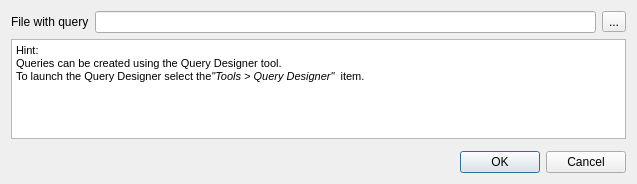
<?xml version="1.0" encoding="UTF-8"?>
<ui version="4.0">
 <class>QDDialog</class>
 <widget class="QDialog" name="QDDialog">
  <property name="geometry">
   <rect>
    <x>0</x>
    <y>0</y>
    <width>637</width>
    <height>184</height>
   </rect>
  </property>
  <property name="windowTitle">
   <string>Analyze with Query Schema</string>
  </property>
  <layout class="QVBoxLayout" name="verticalLayout">
   <item>
    <layout class="QHBoxLayout" name="horizontalLayout">
     <item>
      <widget class="QLabel" name="schemeLbl">
       <property name="text">
        <string>File with query</string>
       </property>
      </widget>
     </item>
     <item>
      <widget class="QLineEdit" name="queryFileEdit">
       <property name="readOnly">
        <bool>true</bool>
       </property>
      </widget>
     </item>
     <item>
      <widget class="QToolButton" name="tbSelectQuery">
       <property name="text">
        <string>...</string>
       </property>
      </widget>
     </item>
    </layout>
   </item>
   <item>
    <widget class="QTextEdit" name="hintEdit">
     <property name="enabled">
      <bool>true</bool>
     </property>
     <property name="sizePolicy">
      <sizepolicy hsizetype="Expanding" vsizetype="Expanding">
       <horstretch>0</horstretch>
       <verstretch>0</verstretch>
      </sizepolicy>
     </property>
     <property name="html">
      <string>&lt;!DOCTYPE HTML PUBLIC &quot;-//W3C//DTD HTML 4.0//EN&quot; &quot;http://www.w3.org/TR/REC-html40/strict.dtd&quot;&gt;
&lt;html&gt;&lt;head&gt;&lt;meta name=&quot;qrichtext&quot; content=&quot;1&quot; /&gt;&lt;style type=&quot;text/css&quot;&gt;
p, li { white-space: pre-wrap; }
&lt;/style&gt;&lt;/head&gt;&lt;body style=&quot; font-family:'Sans Serif'; font-size:9pt; font-weight:400; font-style:normal;&quot;&gt;
&lt;p style=&quot; margin-top:0px; margin-bottom:0px; margin-left:0px; margin-right:0px; -qt-block-indent:0; text-indent:0px;&quot;&gt;&lt;span style=&quot; font-family:'MS Shell Dlg 2'; font-size:8pt;&quot;&gt;Hint: &lt;/span&gt;&lt;/p&gt;
&lt;p style=&quot; margin-top:0px; margin-bottom:0px; margin-left:0px; margin-right:0px; -qt-block-indent:0; text-indent:0px;&quot;&gt;&lt;span style=&quot; font-family:'MS Shell Dlg 2'; font-size:8pt;&quot;&gt;Queries can be created using the Query Designer tool. &lt;/span&gt;&lt;/p&gt;
&lt;p style=&quot; margin-top:0px; margin-bottom:0px; margin-left:0px; margin-right:0px; -qt-block-indent:0; text-indent:0px;&quot;&gt;&lt;span style=&quot; font-family:'MS Shell Dlg 2'; font-size:8pt;&quot;&gt;To launch the Query Designer select the&lt;/span&gt;&lt;span style=&quot; font-family:'MS Shell Dlg 2'; font-size:8pt; font-style:italic;&quot;&gt;&amp;quot;Tools &amp;gt; Query Designer&amp;quot;  &lt;/span&gt;&lt;span style=&quot; font-family:'MS Shell Dlg 2'; font-size:8pt;&quot;&gt;item.&lt;/span&gt;&lt;/p&gt;&lt;/body&gt;&lt;/html&gt;</string>
     </property>
     <property name="textInteractionFlags">
      <set>Qt::TextSelectableByKeyboard|Qt::TextSelectableByMouse</set>
     </property>
    </widget>
   </item>
   <item>
    <layout class="QHBoxLayout" name="rangeSelectorLayout"/>
   </item>
   <item>
    <widget class="QWidget" name="annotationsWidget" native="true">
     <property name="sizePolicy">
      <sizepolicy hsizetype="Expanding" vsizetype="Minimum">
       <horstretch>0</horstretch>
       <verstretch>0</verstretch>
      </sizepolicy>
     </property>
    </widget>
   </item>
   <item>
    <spacer name="verticalSpacer">
     <property name="orientation">
      <enum>Qt::Vertical</enum>
     </property>
     <property name="sizeHint" stdset="0">
      <size>
       <width>20</width>
       <height>1</height>
      </size>
     </property>
    </spacer>
   </item>
   <item>
    <widget class="QDialogButtonBox" name="buttonBox">
     <property name="standardButtons">
      <set>QDialogButtonBox::Cancel|QDialogButtonBox::Ok</set>
     </property>
    </widget>
   </item>
  </layout>
 </widget>
 <resources/>
 <connections>
  <connection>
   <sender>buttonBox</sender>
   <signal>rejected()</signal>
   <receiver>QDDialog</receiver>
   <slot>reject()</slot>
   <hints>
    <hint type="sourcelabel">
     <x>318</x>
     <y>163</y>
    </hint>
    <hint type="destinationlabel">
     <x>318</x>
     <y>91</y>
    </hint>
   </hints>
  </connection>
 </connections>
</ui>
